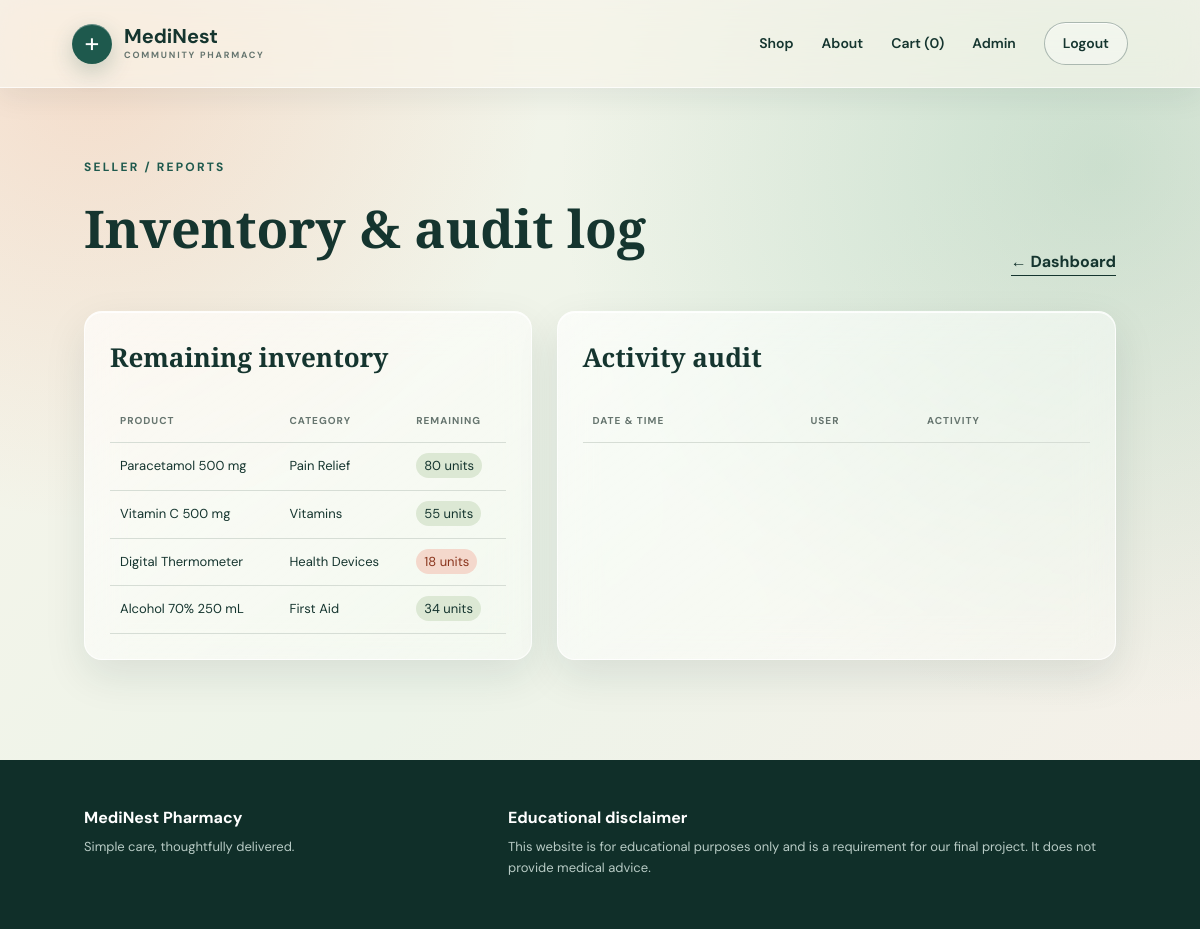
Screenshot of /admin/reports.php (signed in) with the database file from the repository.
### tables this page shows
CREATE TABLE IF NOT EXISTS products (
    id INT UNSIGNED NOT NULL AUTO_INCREMENT,
    name VARCHAR(100) NOT NULL,
    category VARCHAR(50) NOT NULL,
    description VARCHAR(255) NOT NULL,
    price DECIMAL(10,2) UNSIGNED NOT NULL,
    stock INT UNSIGNED NOT NULL DEFAULT 0,
    type VARCHAR(30) NOT NULL,
    PRIMARY KEY (id)
);

### includes/functions.php (called while the page is built, shortened)
<?php
function db_connect() {
    $connection = @mysqli_connect(DB_HOST, DB_USER, DB_PASSWORD, DB_NAME);
    mysqli_set_charset($connection, 'utf8mb4');
    return $connection;
}
function read_rows($file) {
    $queries = array(
        'users.txt' => 'SELECT id, fullname, email, password, address, contact, role FROM users ORDER BY id',
        'products.txt' => 'SELECT id, name, category, description, price, stock, type FROM products ORDER BY id',
        'orders.txt' => 'SELECT id, user_id, order_date, total, payment_method, status FROM orders ORDER BY id DESC',
        'audit.txt' => 'SELECT id, activity_date, user_name, activity FROM audit_log ORDER BY id DESC LIMIT 250'
    );
    $connection = db_connect();
    $result = mysqli_query($connection, $queries[$file]);
    $rows = array();
    if ($result) {
        while ($row = mysqli_fetch_row($result)) $rows[] = $row;
    }
    return $rows;
}

### admin/reports.php (the view)
<?php $page_title="Reports";$base="../";include("../includes/header.php");if(!is_admin()){echo '<section class="center-card"><h1>Admin access only.</h1></section>';include("../includes/footer.php");return;} ?>
<section class="admin-heading"><div><span class="eyebrow">Seller / Reports</span><h1>Inventory & audit log</h1></div><a class="text-link" href="index.php">&larr; Dashboard</a></section>
<section class="report-grid"><article class="table-wrap"><h2>Remaining inventory</h2><table><tr><th>Product</th><th>Category</th><th>Remaining</th></tr><?php foreach(read_rows("products.txt") as $p){?><tr><td><?php echo $p[1];?></td><td><?php echo $p[2];?></td><td><span class="stock <?php echo $p[5]<20?"low":"";?>"><?php echo $p[5];?> units</span></td></tr><?php }?></table></article><article class="table-wrap"><h2>Activity audit</h2><table><tr><th>Date & time</th><th>User</th><th>Activity</th></tr><?php foreach(read_rows("audit.txt") as $a){?><tr><td><?php echo $a[1];?></td><td><?php echo $a[2];?></td><td><?php echo $a[3];?></td></tr><?php }?></table></article></section>
<?php include("../includes/footer.php"); ?>

### assets/css/style.css (style rules this page uses)
:root { --ink:#15352f;--green:#1e594d;--sage:#dce8d4;--cream:#f7f4ec;--orange:#e98455;--line:#d6ddd5;--white:#fff;--muted:#66756f }
* { box-sizing:border-box }
body { margin:0;background:var(--cream);color:var(--ink);font-family:'DM Sans',Arial,sans-serif;line-height:1.6 }
a { color:inherit;text-decoration:none }
h1,h2,h3,p { margin-top:0 }
.eyebrow { text-transform:uppercase;letter-spacing:2.2px;font-size:12px;font-weight:700;color:var(--green) }
.text-link { font-weight:700;border-bottom:1px solid }
.admin-heading { padding:65px 7vw 35px;display:flex;justify-content:space-between;align-items:end }
.admin-heading h1 { font-family:'Playfair Display';font-size:52px;margin:7px 0 }
.table-wrap { background:white;border:1px solid var(--line);padding:25px;overflow:auto }
.table-wrap h2 { font-family:'Playfair Display';font-size:26px }
table { width:100%;border-collapse:collapse;font-size:13px }
th,td { text-align:left;border-bottom:1px solid var(--line);padding:13px 10px }
th { text-transform:uppercase;letter-spacing:1px;font-size:10px;color:var(--muted) }
.report-grid { padding:0 7vw 100px;display:grid;grid-template-columns:1fr 1.25fr;gap:25px }
.stock { background:var(--sage);padding:4px 8px;border-radius:20px }
.stock.low { background:#f4d8cc;color:#8a351d }
body { background: radial-gradient(circle at 8% 8%,rgba(233,132,85,.2),transparent 28rem), radial-gradient(circle at 92% 18%,rgba(130,180,149,.32),transparent 34rem), linear-gradient(135deg,#f8f4ea 0%,#edf4e9 52%,#f6efe8 100%); background-attachment:fixed; }
.feature-grid article,.team-grid article,.product-card,.summary,.panel,.center-card,.stat-grid article,.table-wrap { background:linear-gradient(145deg,rgba(255,255,255,.68),rgba(255,255,255,.4)); border:1px solid rgba(255,255,255,.76); box-shadow:0 16px 42px rgba(21,53,47,.1),inset 0 1px 0 rgba(255,255,255,.86); backdrop-filter:blur(18px) saturate(135%); -webkit-backdrop-filter:blur(18px) saturate(135%); }
.product-card,.summary,.panel,.center-card,.stat-grid article,.table-wrap { border-radius:18px }

### rows the page displays
products: name "Paracetamol 500 mg", category "Pain Relief", stock "80"
products: name "Vitamin C 500 mg", category "Vitamins", stock "55"
products: name "Digital Thermometer", category "Health Devices", stock "18"
products: name "Alcohol 70% 250 mL", category "First Aid", stock "34"

### other values shown
cart_count() "0"
